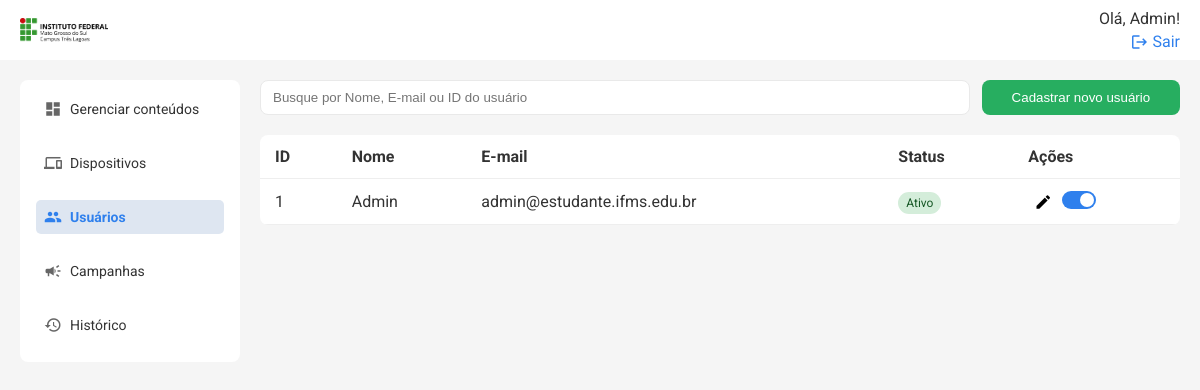
The page /api/users/list (signed in) on the database as committed earlier.
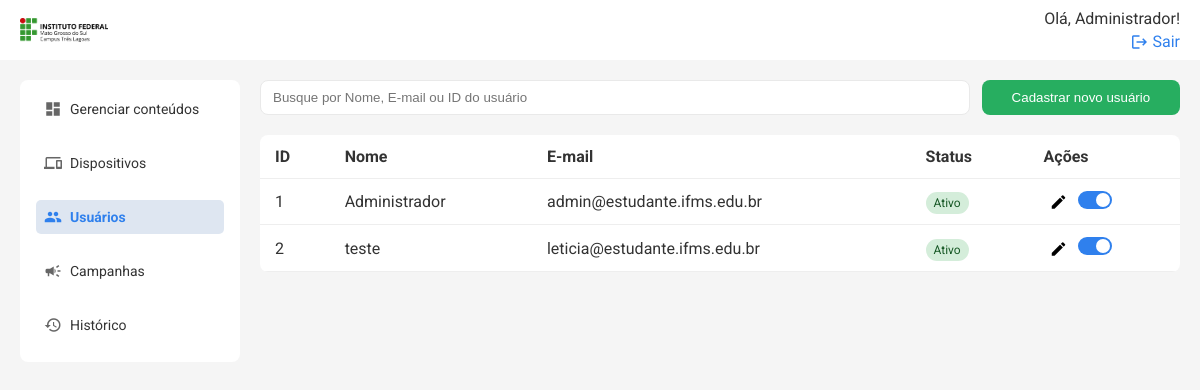
The same page on the database as committed later.
### models.py (models this page shows)
class User(db.Model):
    id = db.Column(db.Integer, primary_key=True)
    name = db.Column(db.String(50), nullable=False)
    email = db.Column(db.String(120), nullable=False, unique=True)
    status = db.Column(db.String(10), nullable=False, default='Ativo')
    senha = db.Column(db.String(100), nullable=False)
    logUser = db.relationship('Log', backref=db.backref('user'))
    is_admin = db.Column(db.Boolean, default=False)
    @property
    def is_active(self):
        return self.status == 'Ativo'

### routes/users.py (the view)
@users_bp.route('/list', methods=['GET'])
@login_required
@admin_required
def listar_usuarios():
    users = User.query.all()
    return render_template('usuarios.html', users=users, current_user_id=session.get('user_id'))

### templates/usuarios.html (shortened to what this page needs)
{% extends 'base.html' %} {% block title %}Usuários{% endblock %} {% block
content %}
<div class="search-cta">
    <input
        type="text"
        placeholder="Busque por Nome, E-mail ou ID do usuário"
        class="search"
        id="buscaUsuarios"
    />
    <button class="btn" onclick="openModal()">Cadastrar novo usuário</button>
</div>
<table class="table">
    <thead>
        <tr>
            <th>ID</th>
            <th>Nome</th>
            <th>E-mail</th>
            <th>Status</th>
            <th>Ações</th>
        </tr>
    </thead>
    <tbody id="userTableBody">
        {% for user in users %}
        <tr>
            <td>{{ user.id }}</td>
            <td>{{ user.name }}</td>
            <td>{{ user.email }}</td>
            <td>
                <span
                    class="status {{ 'ativo' if user.is_active else 'inativo' }}"
                >
                    {{ 'Ativo' if user.is_active else 'Inativo' }}
                </span>
            </td>
            <td>
                <button
                    class="edit"
                    title="Editar usuário"
                    onclick="editUser('{{ user.id }}')"
                >
                    <span class="material-icons">edit</span>
                </button>
                <label class="switch" title="Ativar/Inativar usuário">
                    <span class="slider"></span>
                </label>
            </td>
        </tr>
        {% endfor %}
    </tbody>
</table>
{% endblock %}

### templates/topo.html (shortened to what this page needs)
<header class="topbar">
    <a href="{{ url_for('conteudos.listar_conteudos') }}" class="logo-topo">
        <img
            src="{{ url_for('static', filename='images/logo-ifms-tl.png') }}"
            alt="IFMS Logo"
            style="height: 24px; vertical-align: middle; margin-right: 8px"
        />
    </a>
    <div class="profile">
        {% if session['user_name'] %}
        <span>Olá, {{ session['user_name'] }}!</span>
        <a href="{{ url_for('auth.logout') }}">
            <span class="material-icons">logout</span>
            Sair
        </a>
        {% else %}
        <a href="{{ url_for('auth.login_usuario') }}">Entrar</a>
        {% endif %}
    </div>
</header>

Rows that differ between the two databases and show on the page:
changed User "admin@estudante.ifms.edu.br": user_name "Admin" → "Administrador"; name "Admin" → "Administrador"
added User: id "2", name "teste", email "leticia@estudante.ifms.edu.br", status "Ativo"
